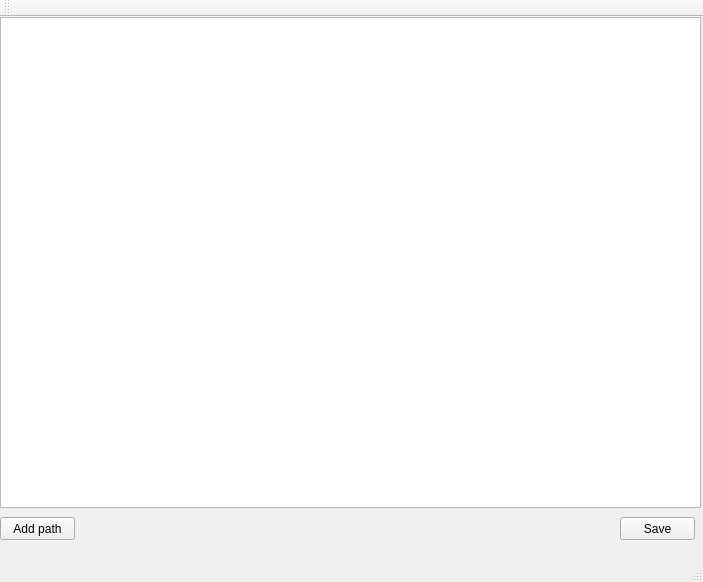
<?xml version="1.0" encoding="UTF-8"?>
<ui version="4.0">
 <class>MainWindow</class>
 <widget class="QMainWindow" name="MainWindow">
  <property name="geometry">
   <rect>
    <x>0</x>
    <y>0</y>
    <width>703</width>
    <height>582</height>
   </rect>
  </property>
  <property name="windowTitle">
   <string>Merge kopete history</string>
  </property>
  <property name="windowIcon">
   <iconset>
    <normaloff>../../../../../../usr/share/icons/hicolor/48x48/apps/kopete.png</normaloff>../../../../../../usr/share/icons/hicolor/48x48/apps/kopete.png</iconset>
  </property>
  <widget class="QWidget" name="centralWidget">
   <widget class="QListWidget" name="dirsListWidget">
    <property name="geometry">
     <rect>
      <x>0</x>
      <y>0</y>
      <width>701</width>
      <height>491</height>
     </rect>
    </property>
   </widget>
   <widget class="QPushButton" name="addDirButton">
    <property name="geometry">
     <rect>
      <x>0</x>
      <y>500</y>
      <width>75</width>
      <height>23</height>
     </rect>
    </property>
    <property name="text">
     <string>Add path</string>
    </property>
   </widget>
   <widget class="QPushButton" name="saveButton">
    <property name="geometry">
     <rect>
      <x>620</x>
      <y>500</y>
      <width>75</width>
      <height>23</height>
     </rect>
    </property>
    <property name="text">
     <string>Save</string>
    </property>
   </widget>
  </widget>
  <widget class="QMenuBar" name="menuBar">
   <property name="geometry">
    <rect>
     <x>0</x>
     <y>0</y>
     <width>703</width>
     <height>23</height>
    </rect>
   </property>
  </widget>
  <widget class="QToolBar" name="mainToolBar">
   <attribute name="toolBarArea">
    <enum>TopToolBarArea</enum>
   </attribute>
   <attribute name="toolBarBreak">
    <bool>false</bool>
   </attribute>
  </widget>
  <widget class="QStatusBar" name="statusBar"/>
 </widget>
 <layoutdefault spacing="6" margin="11"/>
 <resources/>
 <connections/>
</ui>
